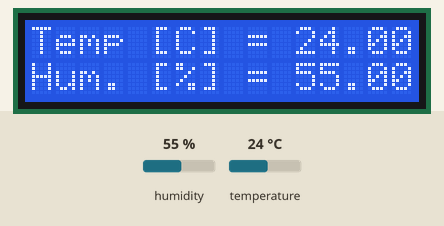
This sketch was run on a simulated Arduino Uno, built with avr-gcc and run on an emulated ATmega328P. Shown: 16×2 character LCD. Inputs (shaded band) come from the test bench; at power-on: humidity 55 %, temperature 24 °C.

Above: at 1.2 s.
1.3 s: humidity set to 22 %
At 6.1 s:
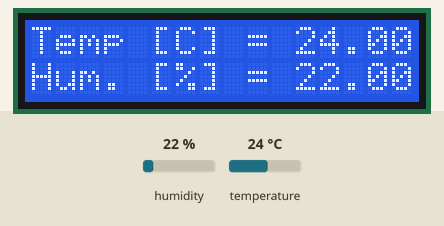
7.3 s: temperature set to 12 °C
At 10.7 s:
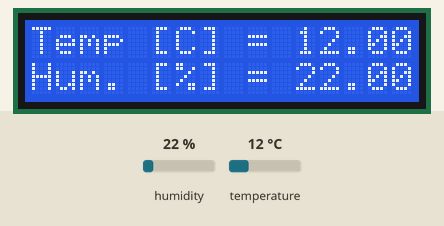
13.3 s: humidity set to 40 %
At 16.5 s:
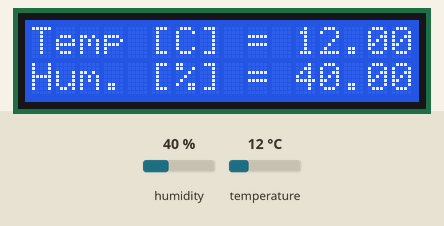
19.3 s: temperature set to 19 °C
At 21.2 s:
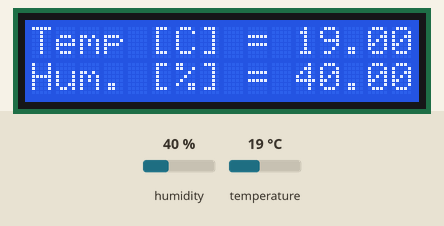
Timing chart, 0 to 22.7 s (numbered marks = the images above; inputs shaded):
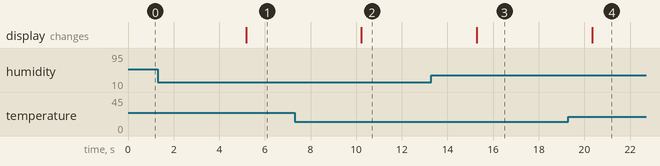

The sketch:

Temp_Humid_Sensor_V1.ino
```cpp
#include <dht.h>
#define DHT11_PIN 7
dht DHT;

#include <Wire.h>
#include <LiquidCrystal_I2C.h>
LiquidCrystal_I2C lcd(0x27, 16, 2);


void setup()

  {
    lcd.begin();
    lcd.backlight();

  }

void loop()

  {
    int chk = DHT.read11(DHT11_PIN);
    lcd.setCursor(0,0);
    lcd.print("Temp [C] = ");
    lcd.print(DHT.temperature);

    lcd.setCursor(0,1);
    lcd.print("Hum. [%] = ");
    lcd.print(DHT.humidity);

    delay(5000);

  }
```

Measured:
- after the input at 1.3 s, the display: changes after 3.9 s (image 1)
- after the input at 7.3 s, the display: changes after 2.9 s (image 2)
- after the input at 13.3 s, the display: changes after 2.0 s (image 3)
- after the input at 19.3 s, the display: changes after 1.0 s (image 4)
